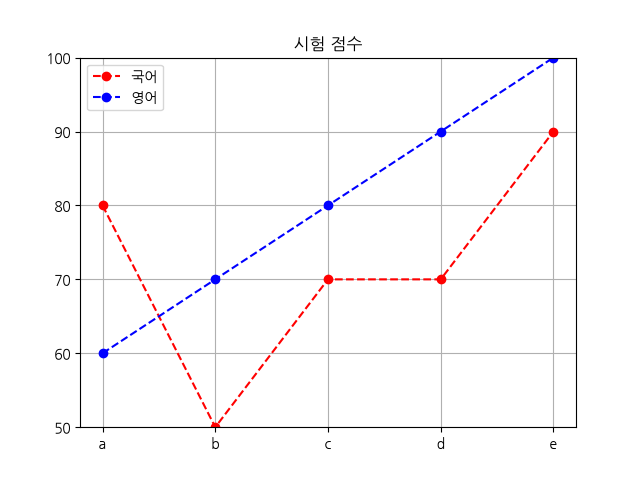

Generate this figure with Python:
# matplotlib : 프로팅 라이브러리. 그래프 작성을 위한 다양한 함수 제공
# 데이터 시각화는 복잡하고 방대한 양의 데이터를 차트 , 그래프, 지도 등의
# 시각적 형태로 표현하여 정보를 직관적으로 이해하고 빠른 이해를 돕는다

# 시각화의 중요성

import numpy as np
import matplotlib.pyplot as plt
plt.rc('font', family='malgun gothic')  # AppleGothic 한글깨짐 방지
plt.rcParams['axes.unicode_minus'] = False  # 음수 깨짐 방지
import koreanize_matplotlib  # 얘를 이용하면 위 두줄을 대체 가능

x = ['서울','인천','수원']  # 그래프에 x축에 값은 인덱스
y = [5, 3, 7]  # list O
y = (5, 3, 7)  # tuple O
# y = {5, 3, 7}  # set X
plt.xlabel('지역명')
plt.ylabel('투자액')
plt.xlim([-1, 3])
plt.ylim([0, 10])
plt.yticks(list(range(0, 11, 3)))  # y 축의 라벨을 인위적으로 변경
plt.plot(x, y)
plt.show()

data = np.arange(1, 11, 2)
plt.plot(data)  # x축의 구간은 자동 설정
x = [0,1,2,3,4]
for a, b in zip(x, data):
    plt.text(x=a, y=b, s=str(b))
plt.show()

x = np.arange(10)
y = np.sin(x)
print(x, y)
# plt.plot(x, y)
# plt.plot(x, y, 'bo')  # color, marker
plt.plot(x, y, 'go--', linewidth=2, markersize=12)  # option 부여
plt.show()

# hold : 복수의 plot으로 여러 개의 차트를 겹쳐 그림
x = np.arange(0, np.pi * 3, 0.1)
print(x)
y_cos = np.cos(x)
y_sin = np.sin(x)
plt.figure(figsize=(10,5))  # 그래프 전체 크기 지정(w, h)
plt.plot(x, y_sin, 'r')  # 선
plt.scatter(x, y_cos)  # 산점도
plt.legend(['사인', '코사인']) # 범례
plt.show()

print()
# subplot : 하나의 figure를 여러 개의 axes(plot)으로 나누기
plt.subplot(2, 1, 1)  # 1행
plt.plot(x, y_sin)
plt.title('sine')
plt.subplot(2, 1, 2)  # 2행
plt.plot(x, y_cos)
plt.title('cosine')
plt.show()

print()
irum = ['a','b','c','d','e']
kor = [80,50,70,70,90]
eng = [60,70,80,90,100]
plt.plot(irum, kor, 'ro--')
plt.plot(irum, eng, 'bo--')
plt.ylim([50,100])
plt.title('시험 점수')
plt.legend(['국어', '영어'], loc='best')  # loc= 1~4
plt.grid(True)

# 그래프를 이미지 파일로 저장
fig = plt.gcf()
plt.show()
fig.savefig('mplot1.png')

# 이미지 읽기
from matplotlib.pyplot import imread
img = imread('mplot1.png')
plt.imshow(img)
plt.show()
